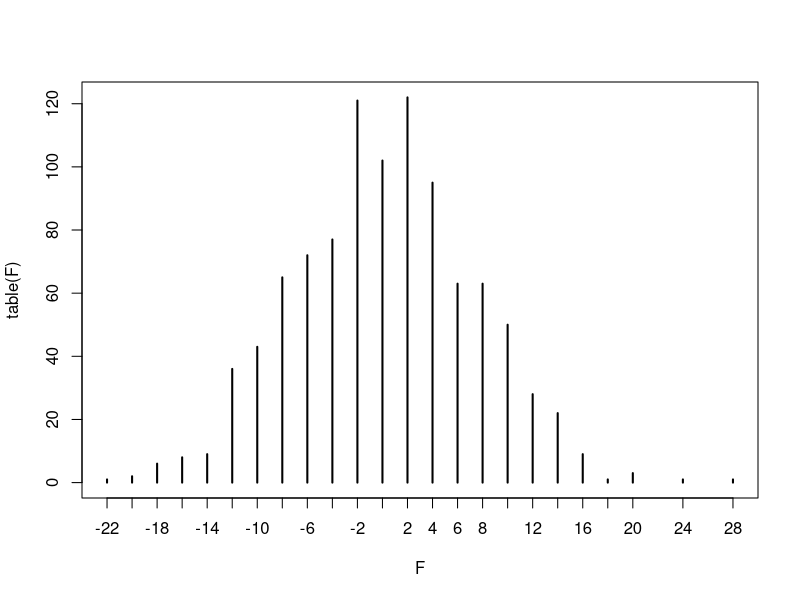
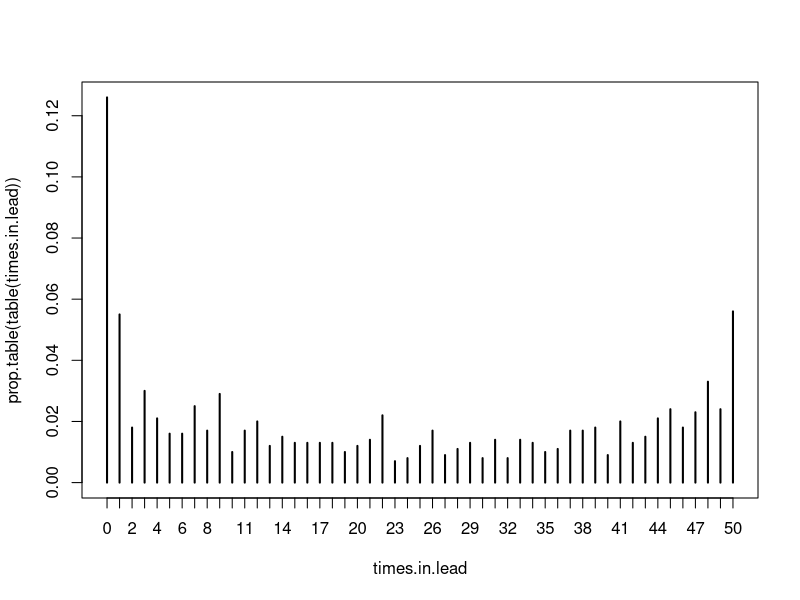
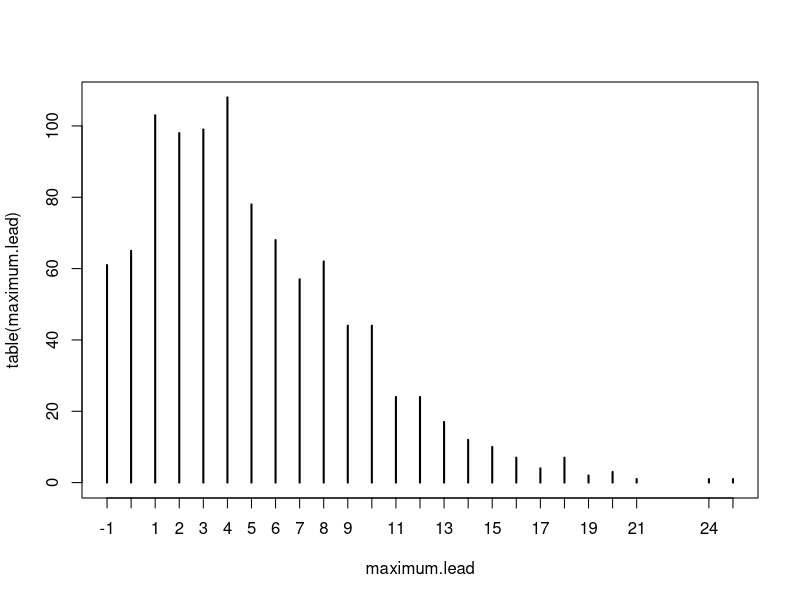

Source code (R) for these figures, in order:


# par(mfrow=c(4,2))
# 
# for (j in 1:8){
#   win = sample(c(-1,1), size=50, replace=TRUE)
#   plot(cumsum(win), type="l", ylim=c(-15,15))
#   abline(h=0)
# }

#par(mfrow=c(1,1))

# function for one game with n = 50 (default) trials
peter.paul <- function(n=50, r=1, c=1) {
  par(mfrow=c(r,c))
  win = sample(c(-1,1), size = n, replace = TRUE)
  #plot(cumsum(win), type="l", ylim=c(-15,15))
  #abline(h=0)
  sum(win)
}

# using replicate to run the function peter.paul() 1000 times
F = replicate(1000, peter.paul())

table(F) # using table() to summarize the data
par(mfrow=c(1,1))
plot(table(F)) # plotting a histogram of the summarized (aggregated) data

dbinom(25, size=50, prob=0.5) # probability of breaking even


# returns a vector (table) of the three values F,L,M for times 
# when cum.win > 0. How often is he winning
peter.paul.winning <- function(n = 50) {
  win = sample(c(-1,1), size = n, replace=TRUE)
  cum.win = cumsum(win)
  print(c(F=sum(win), L=sum(cum.win > 0), M=max(cum.win)))
}

#peter.paul.winning()

W <- replicate(1000, peter.paul.winning())

# how many times was he in the lead?
times.in.lead = W["L",]

# tabulate the simulated values of W using table function and prop.table()
# function will find corresponding relative frequencies
plot(prop.table(table(times.in.lead)))


# next consider his maximum winnings over 50 plays. Store the 1000 simulated
# values of M in the variable maximum.lead, then tabulate the values using table()
# and plot them
maximum.lead = W["M",]
plot(table(maximum.lead))


# To compute the approximate probability that Peter will have a maximum
# winning of 10 or more, we find the values of maximum.lead that are 10
# or greater and divide this by the number of simulation iterations
sum(maximum.lead >= 10)/1000



